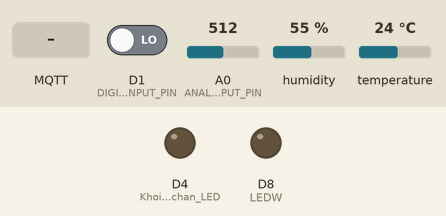
A sketch run on a simulated ESP8266 (NodeMCU). Parts: output pins drawn as LEDs (lit = HIGH). Dashed ring = blinking. The test bench sets the inputs (shaded band); at power-on: D1 (DIGITAL_INPUT_PIN) LOW, A0 (ANALOG_INPUT_PIN) = 512, humidity 55 %, temperature 24 °C. WiFi joins after 1.5 s; servers stay silent unless stated; random numbers use the default seed unless the sketch sets one; no MQTT or app messages arrive unless stated; pins used as bus, display or sensor lines are not drawn; what the sketch prints to the serial monitor is not drawn.

Above: at 2.7 s.
2.8 s: MQTT message "led1_off" arrives on the first subscribed topic
11.5 s: MQTT message "led1_on" arrives on the first subscribed topic
At 20.15 s:
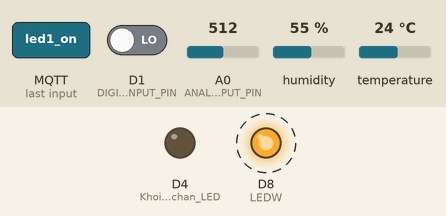
23.2 s: MQTT message "1" arrives on the first subscribed topic
Timing chart, 0 to 26.2 s (numbered marks = the images above; inputs shaded):
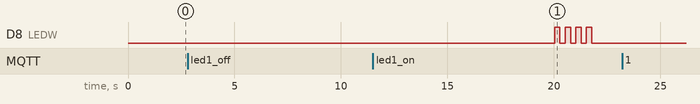

The sketch:

control_led.ino
```cpp
#include <ESP8266WiFi.h>
#include <PubSubClient.h>

#include <Adafruit_Sensor.h>
#include <DHT.h>
#include <DHT_U.h>

#define DPIN 4        // GPIO ket noi cam bien DHT (D2)
#define DTYPE DHT11

DHT dht(DPIN, DTYPE);

// Cau hinh cam bien
#define ANALOG_INPUT_PIN A0  // Chan analog (A0 tren ESP8266)
#define DIGITAL_INPUT_PIN 5  // Chan digital (D1 tren ESP8266 tuong ung voi GPIO5)

#define LEDW D8

#define D5 14
#define D6 12
#define D7 13


// Update these with values suitable for your network.

const char* ssid = "Tooj";
const char* password = "5lopvaoviec";
const char* mqtt_server = "172.20.10.3";

WiFiClient espClient;
PubSubClient client(espClient);

unsigned long lastMsg = 0;
#define MSG_BUFFER_SIZE	(100)
char msg[MSG_BUFFER_SIZE];


void setup_wifi() {

  delay(10);
  // We start by connecting to a WiFi network
  Serial.println();
  Serial.print("Connecting to ");
  Serial.println(ssid);

  WiFi.mode(WIFI_STA);
  WiFi.begin(ssid, password);

  while (WiFi.status() != WL_CONNECTED) {
    delay(500);
    Serial.print(".");
  }

  Serial.println("");
  Serial.println("WiFi connected");
  Serial.println("IP address: ");
  Serial.println(WiFi.localIP());

}

void callback(char* topic, byte* payload, unsigned int length) {
  Serial.print("Message arrived [");
  Serial.print(topic);
  Serial.print("] ");
  String message;
  for (int i = 0; i < length; i++) {
    message += (char)payload[i];

  }
  Serial.println(message);


  if (message == "led1_off") {
    digitalWrite(D5, LOW);   // Tắt LED1
  } else if (message == "led1_on") {
    digitalWrite(D5, HIGH);  // Bật LED1
  } else if (message == "led2_off") {
    digitalWrite(D6, LOW);   // Tắt LED2
  } else if (message == "led2_on") {
    digitalWrite(D6, HIGH);  // Bật LED2
  } else if (message == "led3_off") {
    digitalWrite(D7, LOW);   // Tắt LED3
  } else if (message == "led3_on") {
    digitalWrite(D7, HIGH);  // Bật LED3
  } else if (message == "led_off") {
    digitalWrite(D5, LOW);
    digitalWrite(D6, LOW);
    digitalWrite(D7, LOW);   // Tắt tất cả các LED
  } else if (message == "led_on") {
    digitalWrite(D5, HIGH);
    digitalWrite(D6, HIGH);
    digitalWrite(D7, HIGH);  // Bật tất cả các LED
  }


}

void reconnect() {
  while (!client.connected()) {
    Serial.print("Attempting MQTT connection...");
    // Create a random client ID
    String clientId = "ESP8266Client-";
    clientId += String(random(0xffff), HEX);
    // Attempt to connect
    if (client.connect(clientId.c_str(),"jul","123")) {
      Serial.println("connected");
      client.subscribe("control");

    } else {
      Serial.print("failed, rc=");
      Serial.print(client.state());
      Serial.println(" try again in 5 seconds");
      // Wait 5 seconds before retrying
      delay(5000);
    }
  }
}

void setup() {
  pinMode(BUILTIN_LED, OUTPUT);  // Khoi tao chan LED
  pinMode(D5, OUTPUT); //led1
  pinMode(D6, OUTPUT); //led2
  pinMode(D7, OUTPUT); //led3
  pinMode(LEDW, OUTPUT); //ledwarning
  pinMode(DIGITAL_INPUT_PIN, INPUT);  // digital

  dht.begin();

  Serial.begin(115200);
  setup_wifi();
  client.setServer(mqtt_server, 1999);
  client.setCallback(callback);
}

void loop() {

  if (!client.connected()) {
    reconnect();
  }
  client.loop();

  unsigned long now = millis();
  if (now - lastMsg > 10000) {
    lastMsg = now;

    // Doc du lieu tu cam bien DHT
    float temp = dht.readTemperature(false);  // Doc nhiet do (°C)
    float humi = dht.readHumidity();          // Doc do am

    // Doc gia tri tu cac chan     analog va digital
    int analogValue = analogRead(ANALOG_INPUT_PIN); // Doc gia tri tu chan A0 (cam bien anh sang)
    int digitalValue = digitalRead(DIGITAL_INPUT_PIN); // Doc gia tri tu GPIO5 (chan digital)
    int aqivalue = random (0,100);

    // Kiem tra loi doc cam bien DHT
    if (isnan(temp) || isnan(humi)) {
      Serial.println("Failed to read from DHT sensor!");
    }else{
        //temperature  //humidity
     snprintf(msg, MSG_BUFFER_SIZE, "Temperature: %.2f C, Humility: %.0f%%, Light: %d Lux, AQI: %d", temp, humi, analogValue, aqivalue);
    }

    Serial.print("Publish message: ");
    Serial.println(msg);
    client.publish("data", msg);

    if (aqivalue > 70) {
            for (int i=0;i<4;i++) {
            digitalWrite(LEDW, HIGH);
            delay(250);
            digitalWrite(LEDW, LOW);
            delay(250);
        }
          } else {
            digitalWrite(LEDW, LOW);
            }

    delay(50);
  }
}
```

Measured:
- after the input at 2.8 s, every drawn part: stays the same
- after the input at 23.2 s, every drawn part: stays the same
